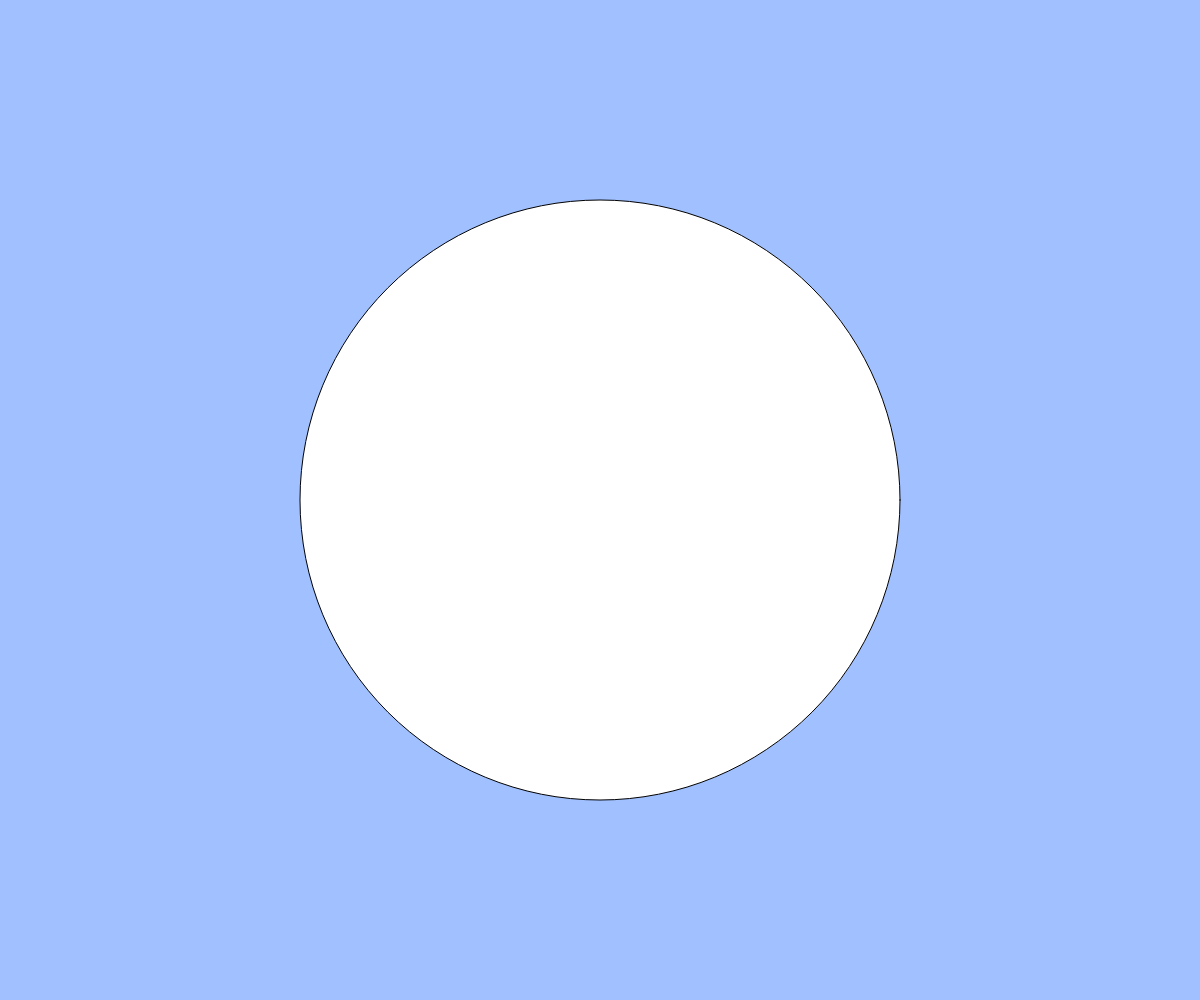
Frame 1 (no input)
Frame 60 (no input): identical to frame 1, image omitted
Frame 120 (the mouse pressed at the canvas centre since frame 60): identical to frame 1, image omitted

The p5.js sketch that drew this single still picture (run headless with seeded random() and noise() and a simulated clock; from frame 60 on, the mouse is pressed at the canvas centre):

// p5.js sketch
// ── sketch.js
// テキスト「キーボード操作に反応する」
let x, y;

function setup(){
  createCanvas(windowWidth, windowHeight);
  x = width / 2;
  y = height / 2;
}

function draw(){
  background(160, 192, 255);
  ellipse(width/2, y, x);
  if(keyIsDown(LEFT_ARROW)){ x -= 5; }
  if(keyIsDown(RIGHT_ARROW)){ x += 5; }
  if(keyIsDown(UP_ARROW)){ y -= 5; }
  if(keyIsDown(DOWN_ARROW)){ y += 5; }
  if(keyIsDown("A".charCodeAt(0))){ x+= 10; }
  if(keyIsDown(" ".charCodeAt(0))){ x-= 10; }
}

// イベントハンドラを使用するパターン
// function keyPressed(){
//   if(keyCode == LEFT_ARROW){ x -= 5; }
//   else if(keyCode == RIGHT_ARROW){ x+= 5; }
//   else if(keyCode == DOWN_ARROW){ y += 5; }
//   else if(keyCode == UP_ARROW){ y -= 5; }
//   else if(key == "A"){ x += 10; }
// }

function windowResized(){
  resizeCanvas(windowWidth, windowHeight);
}
